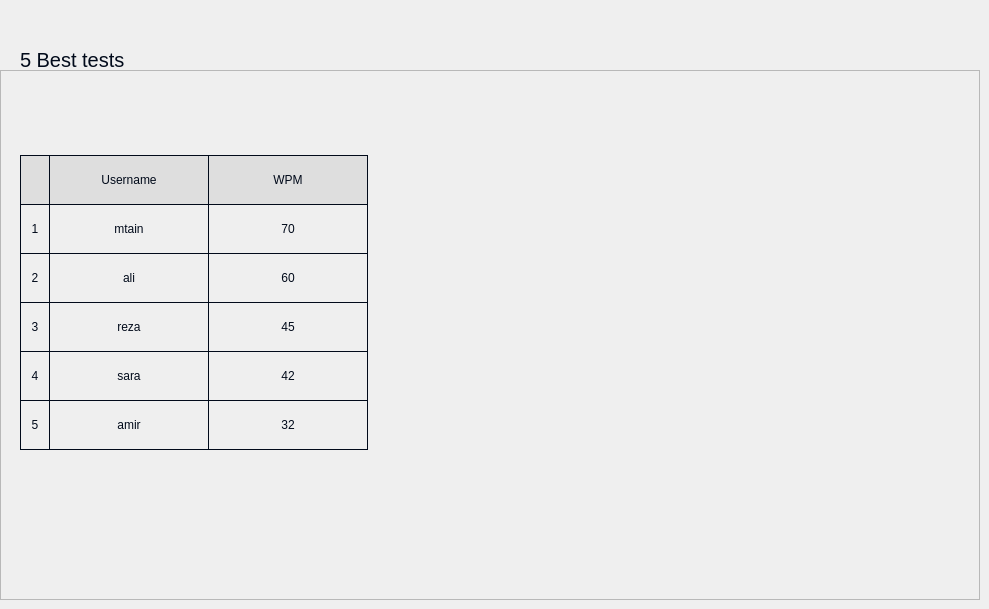
    <widget class="QWidget" name="page_ranking">
     <widget class="QLabel" name="ranking_title">
      <property name="geometry">
       <rect>
        <x>20</x>
        <y>50</y>
        <width>611</width>
        <height>20</height>
       </rect>
      </property>
      <property name="font">
       <font>
        <family>Arial</family>
        <pointsize>15</pointsize>
        <weight>50</weight>
        <bold>false</bold>
       </font>
      </property>
      <property name="styleSheet">
       <string notr="true">color: #010A1A;</string>
      </property>
      <property name="text">
       <string>5 Best tests</string>
      </property>
     </widget>
     <widget class="QFrame" name="frame_4">
      <property name="geometry">
       <rect>
        <x>0</x>
        <y>70</y>
        <width>980</width>
        <height>530</height>
       </rect>
      </property>
      <property name="frameShape">
       <enum>QFrame::StyledPanel</enum>
      </property>
      <property name="frameShadow">
       <enum>QFrame::Raised</enum>
      </property>
      <widget class="QLabel" name="label_8">
       <property name="geometry">
        <rect>
         <x>49</x>
         <y>85</y>
         <width>160</width>
         <height>50</height>
        </rect>
       </property>
       <property name="font">
        <font>
         <family>Arial</family>
         <pointsize>9</pointsize>
        </font>
       </property>
       <property name="styleSheet">
        <string notr="true">background-color:#DEDEDE;color: #010A1A; border:1px solid #010A1A; border-radius: 0px;</string>
       </property>
       <property name="text">
        <string>Username</string>
       </property>
       <property name="alignment">
        <set>Qt::AlignCenter</set>
       </property>
      </widget>
      <widget class="QLabel" name="label_9">
       <property name="geometry">
        <rect>
         <x>208</x>
         <y>85</y>
         <width>160</width>
         <height>50</height>
        </rect>
       </property>
       <property name="font">
        <font>
         <family>Arial</family>
         <pointsize>9</pointsize>
        </font>
       </property>
       <property name="styleSheet">
        <string notr="true">color: #010A1A; border:1px solid #010A1A; border-radius: 0px; background-color:#DEDEDE;</string>
       </property>
       <property name="text">
        <string>WPM</string>
       </property>
       <property name="alignment">
        <set>Qt::AlignCenter</set>
       </property>
      </widget>
      <widget class="QLabel" name="label_14">
       <property name="geometry">
        <rect>
         <x>20</x>
         <y>85</y>
         <width>30</width>
         <height>50</height>
        </rect>
       </property>
       <property name="font">
        <font>
         <family>Arial</family>
         <pointsize>9</pointsize>
        </font>
       </property>
       <property name="styleSheet">
        <string notr="true">background-color:#DEDEDE;color: #010A1A; border:1px solid #010A1A; border-radius: 0px;</string>
       </property>
       <property name="text">
        <string/>
       </property>
       <property name="alignment">
        <set>Qt::AlignCenter</set>
       </property>
      </widget>
      <widget class="QLabel" name="rank_user1">
       <property name="geometry">
        <rect>
         <x>49</x>
         <y>134</y>
         <width>160</width>
         <height>50</height>
        </rect>
       </property>
       <property name="font">
        <font>
         <family>Arial</family>
         <pointsize>9</pointsize>
        </font>
       </property>
       <property name="styleSheet">
        <string notr="true">color: #010A1A; border:1px solid #010A1A; border-radius: 0px;</string>
       </property>
       <property name="text">
        <string>mtain</string>
       </property>
       <property name="alignment">
        <set>Qt::AlignCenter</set>
       </property>
      </widget>
      <widget class="QLabel" name="label_15">
       <property name="geometry">
        <rect>
         <x>20</x>
         <y>134</y>
         <width>30</width>
         <height>50</height>
        </rect>
       </property>
       <property name="font">
        <font>
         <family>Arial</family>
         <pointsize>9</pointsize>
        </font>
       </property>
       <property name="styleSheet">
        <string notr="true">color: #010A1A; border:1px solid #010A1A; border-radius: 0px;</string>
       </property>
       <property name="text">
        <string>1</string>
       </property>
       <property name="alignment">
        <set>Qt::AlignCenter</set>
       </property>
      </widget>
      <widget class="QLabel" name="rank_test1">
       <property name="geometry">
        <rect>
         <x>208</x>
         <y>134</y>
         <width>160</width>
         <height>50</height>
        </rect>
       </property>
       <property name="font">
        <font>
         <family>Arial</family>
         <pointsize>9</pointsize>
        </font>
       </property>
       <property name="styleSheet">
        <string notr="true">color: #010A1A; border:1px solid #010A1A; border-radius: 0px;</string>
       </property>
       <property name="text">
        <string>70</string>
       </property>
       <property name="alignment">
        <set>Qt::AlignCenter</set>
       </property>
      </widget>
      <widget class="QLabel" name="rank_user2">
       <property name="geometry">
        <rect>
         <x>49</x>
         <y>183</y>
         <width>160</width>
         <height>50</height>
        </rect>
       </property>
       <property name="font">
        <font>
         <family>Arial</family>
         <pointsize>9</pointsize>
        </font>
       </property>
       <property name="styleSheet">
        <string notr="true">color: #010A1A; border:1px solid #010A1A; border-radius: 0px;</string>
       </property>
       <property name="text">
        <string>ali</string>
       </property>
       <property name="alignment">
        <set>Qt::AlignCenter</set>
       </property>
      </widget>
      <widget class="QLabel" name="label_16">
       <property name="geometry">
        <rect>
         <x>20</x>
         <y>183</y>
         <width>30</width>
         <height>50</height>
        </rect>
       </property>
       <property name="font">
        <font>
         <family>Arial</family>
         <pointsize>9</pointsize>
        </font>
       </property>
       <property name="styleSheet">
        <string notr="true">color: #010A1A; border:1px solid #010A1A; border-radius: 0px;</string>
       </property>
       <property name="text">
        <string>2</string>
       </property>
       <property name="alignment">
        <set>Qt::AlignCenter</set>
       </property>
      </widget>
      <widget class="QLabel" name="rank_test2">
       <property name="geometry">
        <rect>
         <x>208</x>
         <y>183</y>
         <width>160</width>
         <height>50</height>
        </rect>
       </property>
       <property name="font">
        <font>
         <family>Arial</family>
         <pointsize>9</pointsize>
        </font>
       </property>
       <property name="styleSheet">
        <string notr="true">color: #010A1A; border:1px solid #010A1A; border-radius: 0px;</string>
       </property>
       <property name="text">
        <string>60</string>
       </property>
       <property name="alignment">
        <set>Qt::AlignCenter</set>
       </property>
      </widget>
      <widget class="QLabel" name="rank_user5">
       <property name="geometry">
        <rect>
         <x>49</x>
         <y>330</y>
         <width>160</width>
         <height>50</height>
        </rect>
       </property>
       <property name="font">
        <font>
         <family>Arial</family>
         <pointsize>9</pointsize>
        </font>
       </property>
       <property name="styleSheet">
        <string notr="true">color: #010A1A; border:1px solid #010A1A; border-radius: 0px;</string>
       </property>
       <property name="text">
        <string>amir</string>
       </property>
       <property name="alignment">
        <set>Qt::AlignCenter</set>
       </property>
      </widget>
      <widget class="QLabel" name="label_21">
       <property name="geometry">
        <rect>
         <x>20</x>
         <y>330</y>
         <width>30</width>
         <height>50</height>
        </rect>
       </property>
       <property name="font">
        <font>
         <family>Arial</family>
         <pointsize>9</pointsize>
        </font>
       </property>
       <property name="styleSheet">
        <string notr="true">color: #010A1A; border:1px solid #010A1A; border-radius: 0px;</string>
       </property>
       <property name="text">
        <string>5</string>
       </property>
       <property name="alignment">
        <set>Qt::AlignCenter</set>
       </property>
      </widget>
      <widget class="QLabel" name="rank_test5">
       <property name="geometry">
        <rect>
         <x>208</x>
         <y>330</y>
         <width>160</width>
         <height>50</height>
        </rect>
       </property>
       <property name="font">
        <font>
         <family>Arial</family>
         <pointsize>9</pointsize>
        </font>
       </property>
       <property name="styleSheet">
        <string notr="true">color: #010A1A; border:1px solid #010A1A; border-radius: 0px;</string>
       </property>
       <property name="text">
        <string>32</string>
       </property>
       <property name="alignment">
        <set>Qt::AlignCenter</set>
       </property>
      </widget>
      <widget class="QLabel" name="rank_user3">
       <property name="geometry">
        <rect>
         <x>49</x>
         <y>232</y>
         <width>160</width>
         <height>50</height>
        </rect>
       </property>
       <property name="font">
        <font>
         <family>Arial</family>
         <pointsize>9</pointsize>
        </font>
       </property>
       <property name="styleSheet">
        <string notr="true">color: #010A1A; border:1px solid #010A1A; border-radius: 0px;</string>
       </property>
       <property name="text">
        <string>reza</string>
       </property>
       <property name="alignment">
        <set>Qt::AlignCenter</set>
       </property>
      </widget>
      <widget class="QLabel" name="label_24">
       <property name="geometry">
        <rect>
         <x>20</x>
         <y>232</y>
         <width>30</width>
         <height>50</height>
        </rect>
       </property>
       <property name="font">
        <font>
         <family>Arial</family>
         <pointsize>9</pointsize>
        </font>
       </property>
       <property name="styleSheet">
        <string notr="true">color: #010A1A; border:1px solid #010A1A; border-radius: 0px;</string>
       </property>
       <property name="text">
        <string>3</string>
       </property>
       <property name="alignment">
        <set>Qt::AlignCenter</set>
       </property>
      </widget>
      <widget class="QLabel" name="rank_test3">
       <property name="geometry">
        <rect>
         <x>208</x>
         <y>232</y>
         <width>160</width>
         <height>50</height>
        </rect>
       </property>
       <property name="font">
        <font>
         <family>Arial</family>
         <pointsize>9</pointsize>
        </font>
       </property>
       <property name="styleSheet">
        <string notr="true">color: #010A1A; border:1px solid #010A1A; border-radius: 0px;</string>
       </property>
       <property name="text">
        <string>45</string>
       </property>
       <property name="alignment">
        <set>Qt::AlignCenter</set>
       </property>
      </widget>
      <widget class="QLabel" name="rank_user4">
       <property name="geometry">
        <rect>
         <x>49</x>
         <y>281</y>
         <width>160</width>
         <height>50</height>
        </rect>
       </property>
       <property name="font">
        <font>
         <family>Arial</family>
         <pointsize>9</pointsize>
        </font>
       </property>
       <property name="styleSheet">
        <string notr="true">color: #010A1A; border:1px solid #010A1A; border-radius: 0px;</string>
       </property>
       <property name="text">
        <string>sara</string>
       </property>
       <property name="alignment">
        <set>Qt::AlignCenter</set>
       </property>
      </widget>
      <widget class="QLabel" name="label_27">
       <property name="geometry">
        <rect>
         <x>20</x>
         <y>281</y>
         <width>30</width>
         <height>50</height>
        </rect>
       </property>
       <property name="font">
        <font>
         <family>Arial</family>
         <pointsize>9</pointsize>
        </font>
       </property>
       <property name="styleSheet">
        <string notr="true">color: #010A1A; border:1px solid #010A1A; border-radius: 0px;</string>
       </property>
       <property name="text">
        <string>4</string>
       </property>
       <property name="alignment">
        <set>Qt::AlignCenter</set>
       </property>
      </widget>
      <widget class="QLabel" name="rank_test4">
       <property name="geometry">
        <rect>
         <x>208</x>
         <y>281</y>
         <width>160</width>
         <height>50</height>
        </rect>
       </property>
       <property name="font">
        <font>
         <family>Arial</family>
         <pointsize>9</pointsize>
        </font>
       </property>
       <property name="styleSheet">
        <string notr="true">color: #010A1A; border:1px solid #010A1A; border-radius: 0px;</string>
       </property>
       <property name="text">
        <string>42</string>
       </property>
       <property name="alignment">
        <set>Qt::AlignCenter</set>
       </property>
      </widget>
      <widget class="QLabel" name="label_10">
       <property name="geometry">
        <rect>
         <x>520</x>
         <y>20</y>
         <width>430</width>
         <height>430</height>
        </rect>
       </property>
       <property name="text">
        <string/>
       </property>
       <property name="pixmap">
        <pixmap>../img/ranking.png</pixmap>
       </property>
       <property name="scaledContents">
        <bool>true</bool>
       </property>
      </widget>
     </widget>
    </widget>
